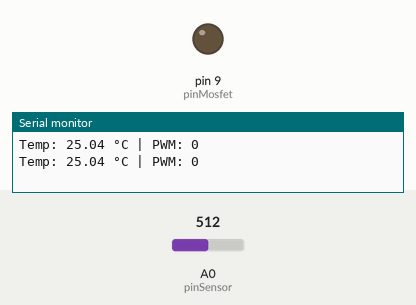
Bench run of a sketch on a simulated Arduino Uno, built with avr-gcc and run on an emulated ATmega328P. Shown: output pins drawn as LEDs (lit = HIGH), the last lines printed to the serial monitor. The test bench sets the inputs (shaded band); at power-on: A0 (pinSensor) = 512.

Above: at 1.8 s.
1.9 s: A0 (pinSensor) set to 122
At 5.2 s:
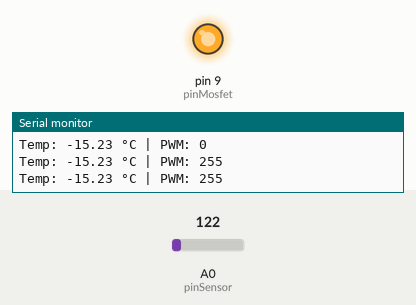
5.5 s: A0 (pinSensor) set to 324
9.6 s: A0 (pinSensor) set to 341
At 10.8 s:
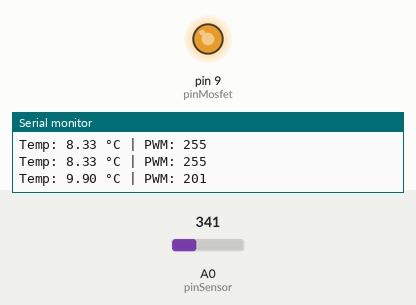
Timing chart, 0 to 13.5 s (numbered marks = the images above; inputs shaded):
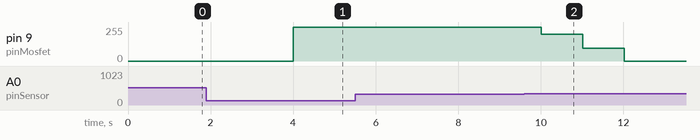

Measured:
- the behaviour switches between 332 and 333 on A0 (pinSensor) (found by bisection; images 1 and 2)
- after the input at 1.9 s, pin 9 (pinMosfet): 0/255 → 255/255 after 2.1 s

The sketch:

Model_forPIDdriver.ino
```cpp
// --- LIBRERÍAS ---
#include <Arduino.h>

// --- CONFIGURACIÓN ---
// Pines
const int pinSensor = A0;    // Entrada del termistor NTC
const int pinMosfet = 9;     // Salida PWM al MOSFET IRF520

// Constantes del controlador PI
float Kp = 1.2;  // Ganancia proporcional
float Ki = 0.6;  // Ganancia integral

// Setpoint de temperatura (°C) Es la DESEADA
float setpoint = 4.0;

// Variables del control PI
float integral = 0.0; //La suma acumulada del error, usada en la parte integral del controlador.
float lastError = 0.0; //No se usa en PI!! serviría si quisiéramos agregar la parte derivativa para un PID
float dt = 30.0;  // Tiempo de muestreo! cada cuanto ACTUALIZAMOS EL CONTROLADOR

// --- FUNCIÓN PARA LEER TEMPERATURA --- CAMBIAR !! POR EL NUESTRO
float leerTemperatura() {
    int raw = analogRead(pinSensor);  // Leer ADC
    float resistencia = (1023.0 / raw - 1) * 10000.0; // Conversión ADC a resistencia
    float temperatura = 1.0 / (0.001129148 + (0.000234125 * log(resistencia)) + (0.0000000876741 * pow(log(resistencia), 3))) - 273.15;
    return temperatura;
} // CAMBIAR !! POR EL NUESTRO

// --- FUNCIÓN PARA CONTROL PI ---
int controlPI(float tempActual) {
    float error = setpoint - tempActual;
    integral += error * dt;

    float salida = (Kp * error) + (Ki * integral);
    salida = constrain(salida, 0, 255); // Limitar PWM a rango válido
    return int(salida);
}

// --- LOOP PRINCIPAL ---
void setup() {
    pinMode(pinSensor, INPUT);
    pinMode(pinMosfet, OUTPUT);
    Serial.begin(9600);
}

void loop() {
    float temperatura = leerTemperatura();
    int pwmSalida = controlPI(temperatura);

    analogWrite(pinMosfet, pwmSalida);

    // Mostrar valores por Serial
    Serial.print("Temp: ");
    Serial.print(temperatura);
    Serial.print(" °C | PWM: ");
    Serial.println(pwmSalida);

    delay(1000);  // Muestreo cada 1s
}
```
